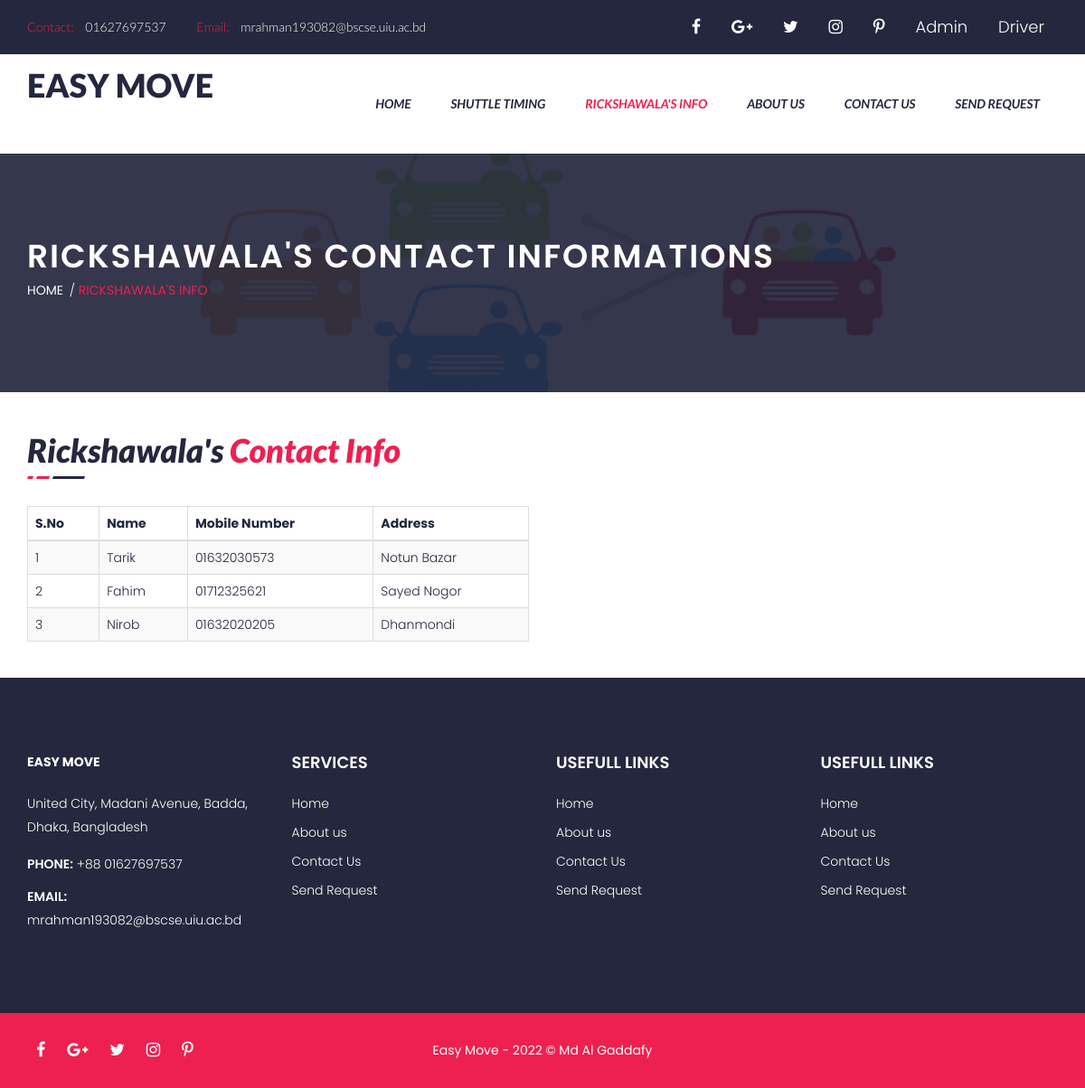
The page /rickshawala-info.php on the database its author committed.
### tables this page shows
CREATE TABLE `tblpage` (
  `ID` int(10) NOT NULL,
  `PageType` varchar(200) DEFAULT NULL,
  `PageTitle` mediumtext DEFAULT NULL,
  `PageDescription` mediumtext DEFAULT NULL,
  `Email` varchar(200) DEFAULT NULL,
  `MobileNumber` varchar(15) DEFAULT NULL,
  `UpdationDate` date DEFAULT NULL,
  `Timing` varchar(200) NOT NULL
);

CREATE TABLE `rickshawala` (
  `ID` int(11) NOT NULL,
  `PageType` varchar(255) NOT NULL DEFAULT 'rickshawala',
  `Name` varchar(255) NOT NULL,
  `Contact` varchar(255) NOT NULL,
  `address` varchar(255) NOT NULL
);

### rickshawala-info.php (the view, shortened to what this page needs)
<?php
include('includes/dbconnection.php');
?>
<!DOCTYPE html>
<html class="no-js" lang="zxx">
<head>
    <link rel="stylesheet" href="css1/normalize.css">
    <link rel="stylesheet" href="css1/animate.css">
    <link rel="stylesheet" href="css1/bootstrap.min.css">
    <link rel="stylesheet" href="css1/meanmenu.min.css">
    <link rel="stylesheet" href="css1/font-awesome.min.css">
    <link rel="stylesheet" href="css1/icofont.css">
    <link rel="stylesheet" href="css1/change-text.css">
    <link rel="stylesheet" href="css1/jquery.mb.YTPlayer.min.css">
    <link rel="stylesheet" href="css1/main.css">
    <link rel="stylesheet" href="css1/owl.carousel.css">
    <link rel="stylesheet" href="css1/owl.theme.css">
    <link rel="stylesheet" href="css1/owl.transitions.css">
    <link rel="stylesheet" href="lib/css/nivo-slider.css">
    <link rel="stylesheet" href="lib/css/preview.css">
    <link rel="stylesheet" href="style.css">
    <link rel="stylesheet" href="css1/responsive.css">
</head>
<body>
    <?php include_once('includes/header.php'); ?>
    <div class="page-title-area overlay">
        <div class="container">
            <div class="row">
                <div class="col-md-12">
                    <div class="page-title">
                        <h2>Rickshawala's Contact Informations</h2>
                    </div>
                    <div class="page-title-menu">
                        <ul>
                            <li><a href="index.php">Home</a> <span> / </span> </li>
                            <li><a href="rickshawala-info.php">Rickshawala's info</a></li>
                        </ul>
                    </div>
                </div>
            </div>
        </div>
    </div>
    <div class="about-us-area section-padding2">
        <div class="container">
            <div class="row">
                <div class="col-md-6">
                    <div class="section-heading">
                        <h2>Rickshawala's <span> Contact Info</span></h2>
                    </div>
                    <table class="table table-bordered table-striped table-hover js-basic-example dataTable">
                        <thead>
                            <tr>
                                <th>S.No</th>
                                <th>Name</th>
                                <th>Mobile Number</th>
                                <th>Address</th>
                            </tr>
                        </thead>
                        <tbody>
                            <tr>
                                <?php
                                $sql = "SELECT * from  rickshawala";
                                $query = $dbh->prepare($sql);
                                $query->execute();
                                $results = $query->fetchAll(PDO::FETCH_OBJ);
                                $cnt = 1;
                                if ($query->rowCount() > 0) {
                                    foreach ($results as $row) {               ?>
                                        <td><?php echo htmlentities($cnt); ?></td>
                                        <td><?php echo htmlentities($row->Name); ?></td>
                                        <td><?php echo htmlentities($row->Contact); ?></td>
                                        <td><?php echo htmlentities($row->address); ?></td>
                            </tr>
                    <?php $cnt = $cnt + 1;
                                    }
                                } ?>
                        </tbody>
                    </table>
                </div>
            </div>
        </div>
    </div>
    <?php include_once('includes/footer.php'); ?>
</body>
</html>

### includes/header.php (shortened to what this page needs)
<header id="sticker">
    <div class="header-top">
        <div class="container">
            <div class="row">
                <div class="col-md-7">
                    <div class="welcome-msg">
                        <ul>
                            <?php
                               $sql = "SELECT * from tblpage where PageType='contactus'";
                               $query = $dbh->prepare($sql);
                               $query->execute();
                               $results = $query->fetchAll(PDO::FETCH_OBJ);
                               $cnt = 1;
                               if ($query->rowCount() > 0) {
                                   foreach ($results as $row) {               ?>
                                    <li>
                                        <p> <span> Contact: </span><?php echo htmlentities($row->MobileNumber); ?></p>
                                    </li>
                                    <li>
                                        <p> <span> Email: </span><?php echo htmlentities($row->Email); ?></p>
                                    </li><?php $cnt = $cnt + 1;
                                       }
                                   } ?>
                        </ul>
                    </div>
                </div>
                <div class="col-md-5">
                    <div class="header-top-menu">
                        <div class="top-social">
                            <ul>
                                <li><a href="#"> <i class="fa fa-facebook"></i> </a></li>
                                <li><a href="#"> <i class="fa fa-google-plus"></i> </a></li>
                                <li><a href="#"> <i class="fa fa-twitter"></i> </a></li>
                                <li><a href="#"> <i class="fa fa-instagram"></i> </a></li>
                                <li><a href="#"> <i class="fa fa-pinterest-p"></i> </a></li>
                                <li><a href="admin/login.php">Admin</a></li>
                                <li><a href="driver/login.php">Driver</a></li>
                            </ul>
                        </div>
                    </div>
                </div>
            </div>
        </div>
    </div>
    <div class="main-menu-area hidden-xs">
        <div class="container">
            <div class="menu-position">
                <div class="row">
                    <div class="col-md-3 col-sm-2">
                        <div class="logo">
                            <a href="index.php">
                                <h1>Easy Move</h1>
                            </a>
                        </div>
                    </div>
                    <div class="col-md-9 col-sm-10 static">
                        <div class="main-menu">
                            <nav>
                                <ul>
                                    <li class="has-sub"><a href="index.php">Home</a></li>
                                    <li><a href="shuttle-timing.php">Shuttle Timing</a></li>
                                    <li><a href="rickshawala-info.php">Rickshawala's Info</a></li>
                                    <li><a href="about-us.php">About us</a></li>
                                    <li><a href="contact.php">Contact Us</a></li>
                                    <li><a href="booking-request.php">Send Request</a></li>
                                </ul>
                            </nav>
                        </div>
                    </div>
                </div>
            </div>
        </div>
    </div>
</header>

### includes/footer.php
<div class="footer-top-area">
    <div class="container">
        <div class="row">
            <div class="col-md-3 col-sm-4">
                <div class="single-footer-top">
                    <div class="footer-about-us">
                        <?php
                           $sql = "SELECT * from tblpage where PageType='contactus'";
                           $query = $dbh->prepare($sql);
                           $query->execute();
                           $results = $query->fetchAll(PDO::FETCH_OBJ);
                           $cnt = 1;
                           if ($query->rowCount() > 0) {
                               foreach ($results as $row) {               ?>
                                <a href="index.php" class="footer-logo"> <strong style="color:white ;font-weight: bold;">EASY MOVE</strong> </a>
                                <div class="footer-address">
                                    <p> <?php echo htmlentities($row->PageDescription); ?></p>
                                </div>
                                <div class="footer-contact-info">
                                    <p> <span> Phone:</span> +88 <?php echo htmlentities($row->MobileNumber); ?> </p>
                                    <p> <span> Email:</span> <?php echo htmlentities($row->Email); ?> </p>
                                </div>
                    </div><?php $cnt = $cnt + 1;
                               }
                           } ?>
                </div>
            </div>
            <div class="col-sm-2">
                <div class="single-footer-top">
                    <div class="footer-top-title">
                        <h3>Services</h3>
                    </div>
                    <div class="footer-top-menu">
                        <ul>
                            <li class="has-sub"><a href="index.php">Home</a></li>
                            <li><a href="about-us.php">About us</a></li>
                            <li><a href="contact.php">Contact Us</a></li>
                            <li><a href="booking-request.php">Send Request</a></li>
                        </ul>
                    </div>
                </div>
            </div>
            <div class="col-md-2 col-md-offset-1 col-sm-3">
                <div class="single-footer-top">
                    <div class="footer-top-title">
                        <h3>USEFULL LINKS</h3>
                    </div>
                    <div class="footer-top-menu">
                        <ul>
                            <li class="has-sub"><a href="index.php">Home</a></li>
                            <li><a href="about-us.php">About us</a></li>
                            <li><a href="contact.php">Contact Us</a></li>
                            <li><a href="booking-request.php">Send Request</a></li>
                        </ul>
                    </div>
                </div>
            </div>
         <div class="col-md-2 col-md-offset-1 col-sm-3">
                <div class="single-footer-top">
                    <div class="footer-top-title">
                        <h3>USEFULL LINKS</h3>
                    </div>
                    <div class="footer-top-menu">
                        <ul>
                            <li class="has-sub"><a href="index.php">Home</a></li>
                            <li><a href="about-us.php">About us</a></li>
                            <li><a href="contact.php">Contact Us</a></li>
                            <li><a href="booking-request.php">Send Request</a></li>
                        </ul>
                    </div>
                </div>
            </div>
        </div>
    </div>
</div>
<div class="footer-area">
    <div class="container">
        <div class="row">
            <div class="col-md-3 col-sm-4">
                <div class="footer-social">
                    <ul>
                        <li><a href="#"> <i class="fa fa-facebook"></i> </a></li>
                        <li><a href="#"> <i class="fa fa-google-plus"></i> </a></li>
                        <li><a href="#"> <i class="fa fa-twitter"></i> </a></li>
                        <li><a href="#"> <i class="fa fa-instagram"></i> </a></li>
                        <li><a href="#"> <i class="fa fa-pinterest-p"></i> </a></li>
                    </ul>
                </div>
            </div>
            <div class="col-md-6 col-sm-4">
                <div class="footer-copyright">
                    <p>Easy Move - 2022 © Md Al Gaddafy</p>
                </div>
            </div>
        </div>
    </div>
</div>

### rows shown on the page
tblpage: MobileNumber "01627697537", Email "mrahman193082@bscse.uiu.ac.bd", PageDescription "United City, Madani Avenue, Badda, Dhaka, Bangladesh"
rickshawala: Name "Tarik", Contact "01632030573", address "Notun Bazar"
rickshawala: Name "Fahim", Contact "01712325621", address "Sayed Nogor"
rickshawala: Name "Nirob", Contact "01632020205", address "Dhanmondi"
